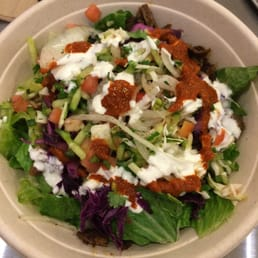
#> input picture Classification/5/-y8Nz-elBXkUYoIoc9AADg2305.jpg, 258 x 258 px, found by its file name; its folder holds 4 pictures in this run
$ python Process_img.py   (older library calls are emulated)
#> lines starting #> are read from the running program, lines starting #| are printed output that depends on the picture
import PIL
from PIL import Image
import os
def reshape(Img_Path, size):
#> called with Img_Path = 'dataset/5/-y8Nz-elBXkUYoIoc9AADg2305.jpg', size = 227
    img = Image.open(Img_Path)
#> img is the input picture: PIL image 258x258 RGB; mean R, G, B 137.7, 115.5, 80.2
    img = img.resize((size,size), PIL.Image.ANTIALIAS)
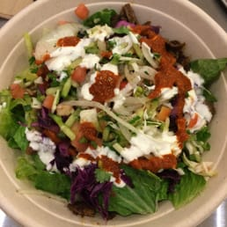
#> img: PIL image 227x227 RGB; mean R, G, B 137.7, 115.5, 80.2
    img.save(Img_Path)
def reshapeFolder(folderName, size):
    images = os.listdir(folderName)
    for image in images:
        reshape(folderName + image, size)
#> pass 2 of the loop in reshapeFolder, `for image in images:`:
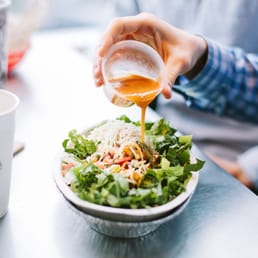
#> input picture Classification/5/8Rydf8hXleCwbCN9nvmZ4Q3572.jpg, 258 x 258 px, found by its file name
#> in reshape, img is the input picture: PIL image 258x258 RGB; mean R, G, B 181.7, 180.5, 177
#> in reshape (call 2), `img = img.resize((size,size), PIL.Image.ANTIALIAS)`:
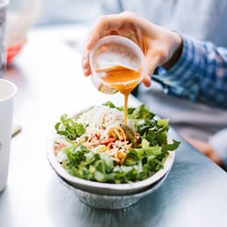
#> img: PIL image 227x227 RGB; mean R, G, B 181.6, 180.5, 177
#> pass 3 of the loop in reshapeFolder, `for image in images:`:
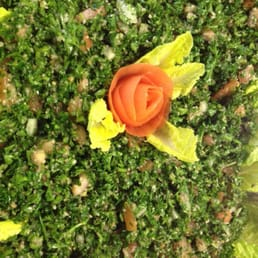
#> input picture Classification/5/F7tBX4pRGhWxAXr4Ld7dzQ12700.jpg, 258 x 258 px, found by its file name
#> in reshape, img is the input picture: PIL image 258x258 RGB; mean R, G, B 117.9, 120.3, 48.8
#> in reshape (call 3), `img = img.resize((size,size), PIL.Image.ANTIALIAS)`:
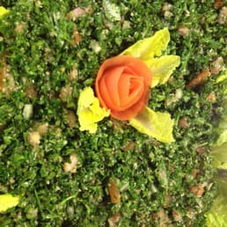
#> img: PIL image 227x227 RGB; mean R, G, B 117.8, 120.3, 48.9
#> the loop made 4 passes; the first 3 are shown
if __name__ == "__main__":
    reshapeFolder("dataset/5/", 227)
